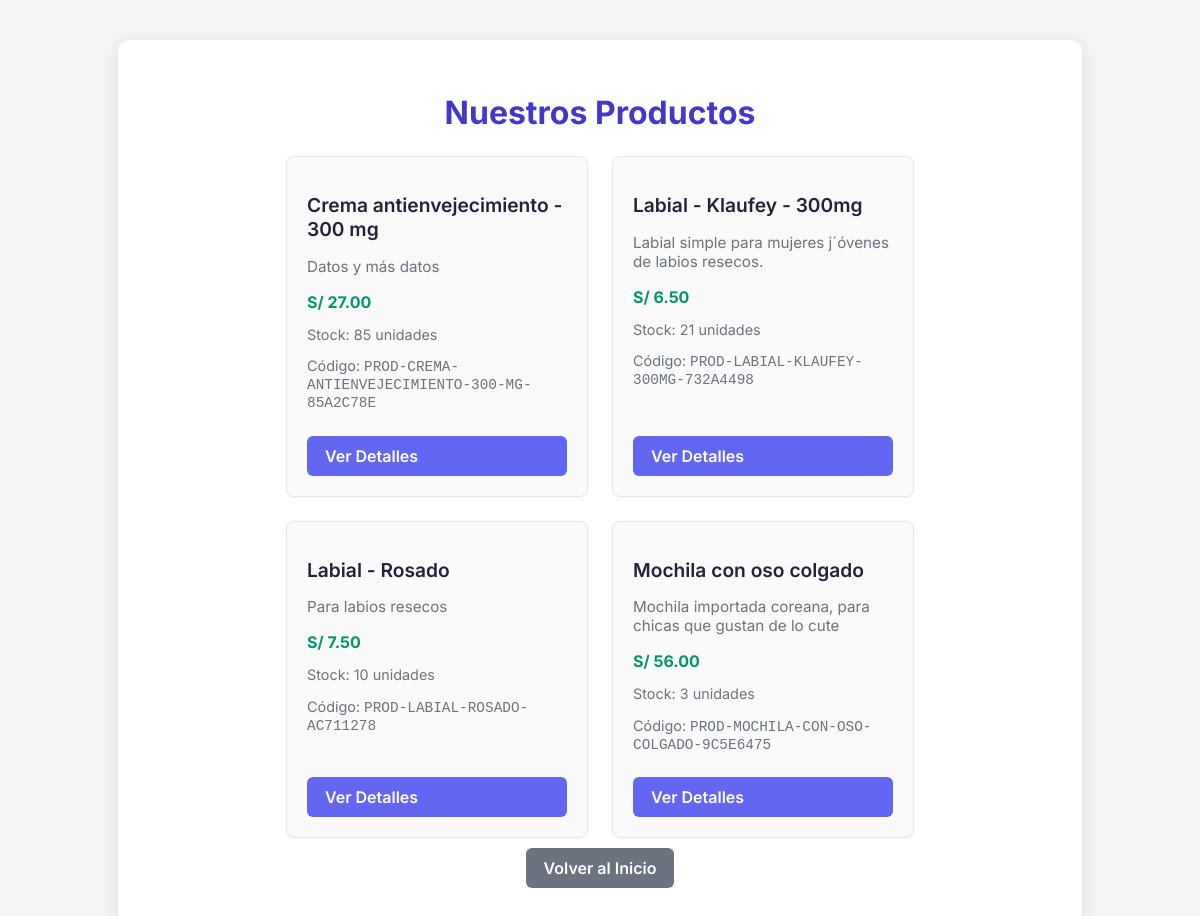
The page /products/ (signed in) on the database its author committed.
### products/models.py (models this page shows, shortened)
class Product(models.Model):
    name = models.CharField(max_length=200, verbose_name="Nombre") # Verbose_name es el nombre legible para el usuario
    description = models.TextField(blank=True, null=True, verbose_name="Descripción")
    price = models.DecimalField(max_digits=10, decimal_places=2, verbose_name="Precio")
    stock = models.IntegerField(default=0, verbose_name="Stock")
    barcode = models.CharField(max_length=100, unique=True, verbose_name="Código de Barras")
    created_at = models.DateTimeField(auto_now_add=True, verbose_name="Fecha de Creación")
    updated_at = models.DateTimeField(auto_now=True, verbose_name="Última Actualización")
    class Meta: # Definimos los metadatos del modelo
        verbose_name = "Producto"
        verbose_name_plural = "Productos"
        ordering = ['name']

### products/views.py (the view)
# urls.py: path('', views.product_list, name='product_list'),
@login_required
def product_list(request):
    products = Product.objects.all()
    return render(request, 'products/product_list.html', {'products': products})

### products/templates/products/product_list.html (shortened to what this page needs)
{% load static %}
<!DOCTYPE html>
<html lang="es">
<head>
    <link rel="stylesheet" href="{% static 'product-list/product_list.css' %}">
</head>
<body>
    <div class="container">
        <h1 class="titulo">Nuestros Productos</h1>
        <div class="productos-lista">
            {% for product in products %}
            <div class="producto">
                <div>
                    <h2 class="producto-nombre">{{ product.name }}</h2>
                    <p class="producto-desc">{{ product.description|default:"Sin descripción" }}</p>
                    <p class="producto-precio">S/ {{ product.price|floatformat:2 }}</p>
                    <p class="producto-stock">Stock: {{ product.stock }} unidades</p>
                    {% if product.barcode %}
                        <p class="producto-barcode">Código: <span class="barcode">{{ product.barcode }}</span></p>
                    {% endif %}
                </div>
                <a href="{% url 'product_detail' product.pk %}" class="btn btn-azul">
                    Ver Detalles
                </a>
            </div>
            {% empty %}
            <p class="no-productos">No hay productos disponibles.</p>
            {% endfor %}
        </div>
        <div class="acciones">
            <a href="{% url 'home' %}" class="btn btn-gris">
                Volver al Inicio
            </a>
        </div>
    </div>
</body>
</html>

### products/static/product-list/product_list.css (style rules this page uses)
body { background: #f3f4f6; margin: 0; padding: 0; }
.container { max-width: 900px; margin: 40px auto; background: #fff; padding: 32px; border-radius: 12px; box-shadow: 0 2px 16px rgba(0,0,0,0.08); }
.titulo { font-size: 2rem; color: #4338ca; text-align: center; margin-bottom: 24px; font-weight: bold; }
.acciones { text-align: center; margin-bottom: 24px; }
.productos-lista { display: flex; flex-wrap: wrap; gap: 24px; justify-content: center; }
.producto { background: #fafafa; border: 1px solid #e5e7eb; border-radius: 8px; box-shadow: 0 1px 4px rgba(0,0,0,0.04); padding: 20px; width: 260px; display: flex; flex-direction: column; justify-content: space-between; position: relative; }
.producto-nombre { font-size: 1.2rem; font-weight: 600; color: #22223b; margin-bottom: 8px; }
.producto-desc { color: #6b7280; font-size: 0.95rem; margin-bottom: 10px; }
.producto-precio { color: #059669; font-weight: bold; margin-bottom: 8px; }
.producto-stock, .producto-barcode { color: #6b7280; font-size: 0.9rem; }
.barcode { font-family: monospace; }
.btn { display: inline-block; padding: 10px 18px; border-radius: 6px; font-weight: 600; text-decoration: none; margin-top: 10px; transition: background 0.2s; color: #fff; border: none; cursor: pointer; }
.btn-azul { background: #6366f1; }
.btn-gris { background: #6b7280; }

### products/templates/products/product_list.html (style rules this page uses)
body { font-family: 'Inter', sans-serif; }

### rows shown on the page
Product: name "Crema antienvejecimiento - 300 mg", description "Datos y más datos", price "27.00", stock "85", barcode "PROD-CREMA-ANTIENVEJECIMIENTO-300-MG-85A2C78E"
Product: name "Labial - Klaufey - 300mg", description "Labial simple para mujeres j´óvenes de labios resecos.", price "6.50", stock "21", barcode "PROD-LABIAL-KLAUFEY-300MG-732A4498"
Product: name "Labial - Rosado", description "Para labios resecos", price "7.50", stock "10", barcode "PROD-LABIAL-ROSADO-AC711278"
Product: name "Mochila con oso colgado", description "Mochila importada coreana, para chicas que gustan de lo cute", price "56.00", stock "3", barcode "PROD-MOCHILA-CON-OSO-COLGADO-9C5E6475"
